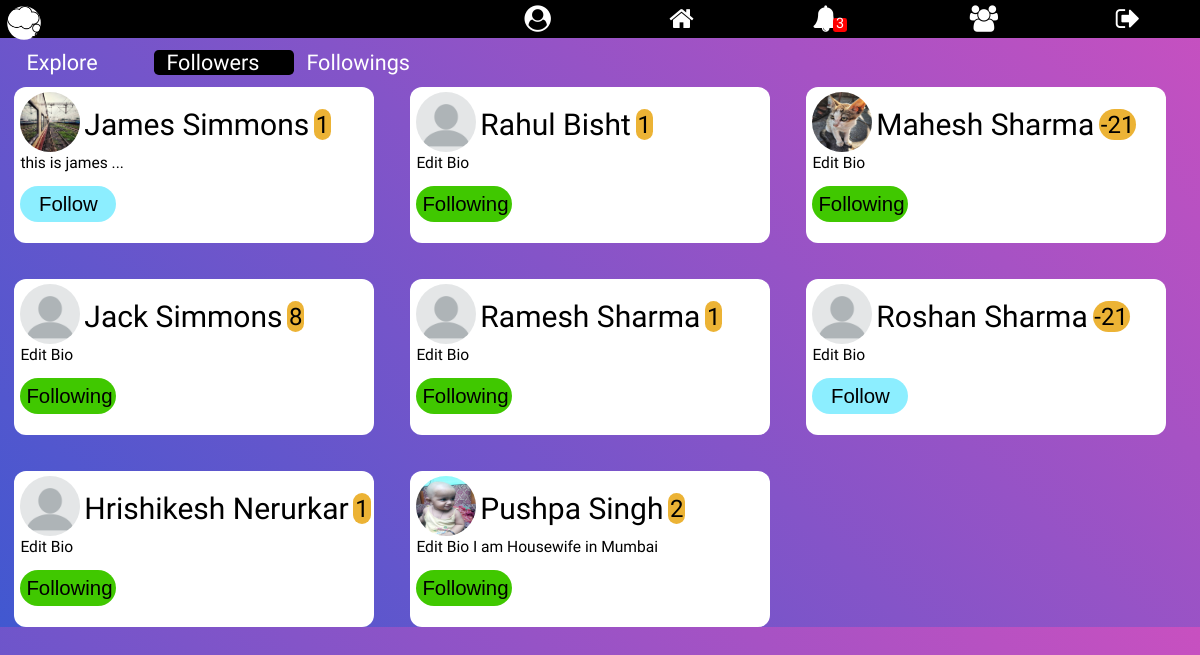
/explore/followers/ (signed in), run on the app's committed database.
### signup/models.py (models this page shows)
class Profile(models.Model):
    user = models.OneToOneField(User, on_delete=models.CASCADE)
    gender = models.CharField(max_length=10, blank=True)
    city = models.CharField(max_length=30, blank=True)
    date_of_birth = models.DateField(null=True, blank=True)
    level = models.IntegerField(default=1)
    bio = models.TextField(max_length=410, default='Edit Bio')
    profile_pic = models.ImageField(
        blank=True,
        help_text="Select Your Profile Image",
    )
    date_of_joining = models.DateTimeField(editable=False,
                                           default=timezone.now)
    follows = models.ManyToManyField('Profile')
    def __str__(self):
        return str(self.user)

### explore/views.py (the view)
# urls.py: path('followers/', views.followers, name='followers'),
def followers(request):
    if request.user.is_authenticated:
        logged_in_user_profile = Profile.objects.get(user=request.user)
        followers = Profile.objects.filter(follows=logged_in_user_profile)
        context = {
            'logged_in_user_profile': logged_in_user_profile,
            'followers': followers,
        }
        return render(request, 'followers.html', context)
    else:
        return render(request, 'followers.html', {})

### Notification/context_processor.py (called while the page is built)
def pass_value(request):
    if request.user.is_authenticated:
        user_prfile = Profile.objects.get(user=request.user)
        my_notif = Notifications.objects.filter(receiver=user_prfile)
        unseen_notif_count = my_notif.filter(view=False).count()
        count = my_notif.count()
        if count >= 13:
            my_notif = my_notif[count-13:]
        context = {
            "my_notif": my_notif,
            "unseen_notif_count": unseen_notif_count
        }
        return context
    else:
        context = {}
        return context

### explore/templates/followers.html (shortened to what this page needs)
{% extends 'base.html' %}
{% block content %}
{% load static %}
<link rel="stylesheet" href="{% static 'explore/explore_style.css' %}">
  <div class="filter-menu">
    <a href="{% url 'explore' %}" id='explore'>Explore</a>
    <a href="{% url 'followers' %}" id='followers' style="background-color: #000">Followers</a>
    <a href="{% url 'followings' %}" id='followings'>Followings</a>
  </div>
  <div class="container">
    {% for user_profile in followers %}
      <div class="user-profile">
        <a href="{% url 'profile' user_profile.id %}">
          {% if user_profile.profile_pic %}
            <img src="{{ user_profile.profile_pic.url }}" alt="Image">
          {% else %}
            <img src="{% static 'home/images/default-profile.png' %}" alt="Image">
          {% endif %}
          <span class="name">{{ user_profile.user.first_name }} {{ user_profile.user.last_name }}</span><span class="level">{{ user_profile.level }}</span>
        </a>
        <p class="bio">{{ user_profile.bio }}</p>
        {% include 'follow_section.html' %}
      </div>
      {% empty %}
        <h3 align="center">Your Followers will be Listed Here... <br>
          Currently You don't have any Followers</h3>
    {% endfor %}
  </div>
{% endblock %}

### templates/follow_section.html (shortened to what this page needs)
<form id="follow-form{{ user_profile.id }}" class="follow-form">
  {% if user.is_authenticated %}
    <button type="button" id="follow{{ user_profile.id }}" class="follow-btn" name="button">Follow</button><br>
    {% else %}
    <button type="button" onclick="location.href='{% url 'login' %}';" id="follow{{ user_profile.id }}" class="follow-btn" name="button">Follow</button><br>
    {% endif %}
</form>

### static/basestyle.css (style rules this page uses)
body { margin: 0px; padding: 0px; background: linear-gradient(-135deg, #c850c0, #4158d0); font-family: 'Arapey', sans-serif; }
a { text-decoration: none; color: inherit; width: inherit; height: inherit; }

### explore/static/explore/explore_style.css (style rules this page uses)
.filter-menu { font-size: 1.8vw; width: 35vw; display: flex; color: #fff; margin-top: 1vw; margin-bottom: 1vw; margin-left: 1.2vw; }
.filter-menu > a { padding: 0 1vw 0 1vw; border-radius: 0.4vw; }
img { position: relative; top: 0.4vw; height: 5vw; width: 5vw; border-radius: 50%; margin-left: 0.5vw; }
.name { font-size: 2.5vw; position: relative; bottom: 1vw; }
.level { background-color: rgb(236, 179, 53); font-size: 2vw; border-radius: 2vw; padding: 0.15vw; margin-left: 0.4vw; position: relative; bottom: 1.2vw; }
.bio { margin: 0px 0px 1.2vw 0.5vw; }
.follow-form { display: inline; }
.follow-btn { margin-left: 0.5vw; width: 8vw; height: 3vw; border-radius: 2vw; font-size: 1.7vw; background-color: rgb(140, 238, 255); position: relative; border: none; }
.container { display: grid; grid-gap: 3vw; grid-template-columns: 30vw 30vw 30vw; }
.user-profile { width: 30vw; height: 13vw; background-color: #fff; border-radius: 1vw; margin-left: 1.2vw; }
.user-profile > p { font-size: 1.3vw; }

### data on the page
Profile: profile_pic (picture), user.first_name "James", user.last_name "Simmons", level "1", bio "this is james ..."
Profile: user.first_name "Rahul", user.last_name "Bisht", level "1", bio "Edit Bio"
Profile: profile_pic (picture), user.first_name "Mahesh", user.last_name "Sharma", level "-21", bio "Edit Bio"
Profile: user.first_name "Jack", user.last_name "Simmons", level "8", bio "Edit Bio"
Profile: user.first_name "Ramesh", user.last_name "Sharma", level "1", bio "Edit Bio"
Profile: user.first_name "Roshan", user.last_name "Sharma", level "-21", bio "Edit Bio"
Profile: user.first_name "Hrishikesh", user.last_name "Nerurkar", level "1", bio "Edit Bio"
Profile: profile_pic (picture), user.first_name "Pushpa", user.last_name "Singh", level "2", bio "Edit Bio I am Housewife in Mumbai"

### other printed values
{{ unseen_notif_count }} "3"
